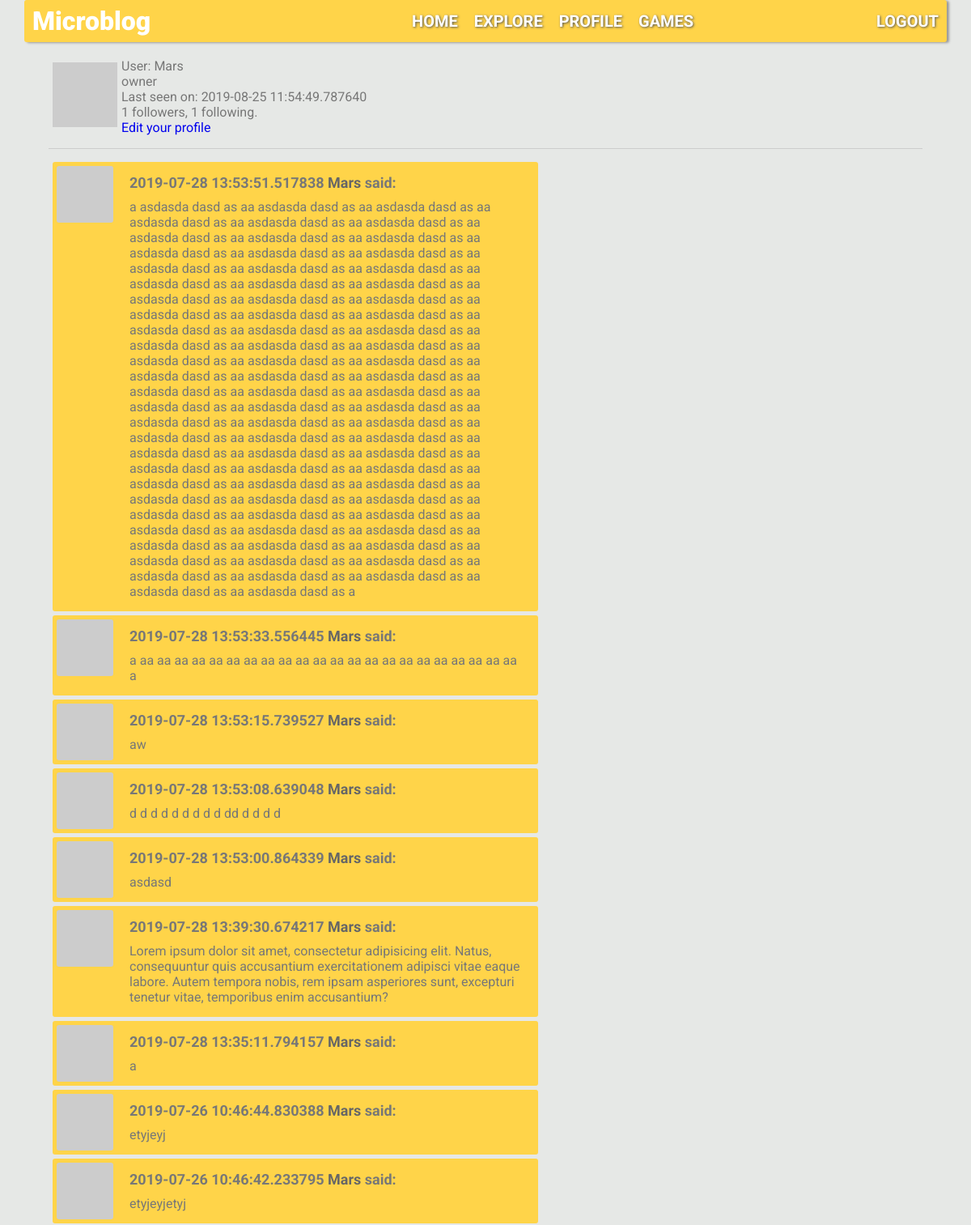
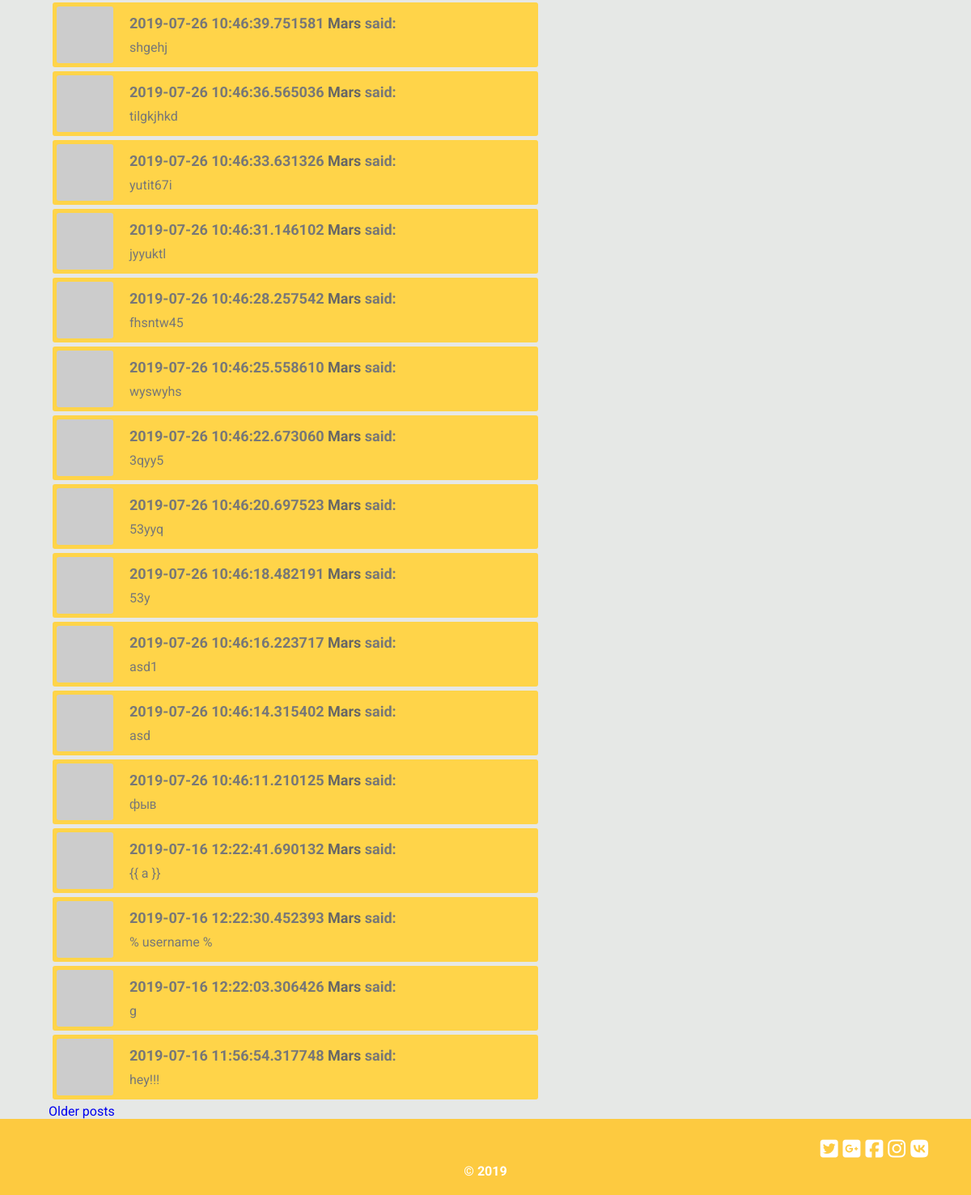
Page /user/Mars (signed in) on the committed database (2 pictures, top to bottom).
### app/models.py (models this page shows, shortened)
class User(UserMixin, db.Model):
    id = db.Column(db.Integer, primary_key=True)
    username = db.Column(db.String(64), index=True, unique=True)
    email = db.Column(db.String(120), index=True, unique=True)
    password_hash = db.Column(db.String(128))
    posts = db.relationship('Post', backref='author', lazy='dynamic')
    about_me = db.Column(db.String(140))
    last_seen = db.Column(db.DateTime, default=datetime.utcnow)
    followed = db.relationship(
        'User', secondary=followers,
        primaryjoin=(followers.c.follower_id == id),
        secondaryjoin=(followers.c.followed_id == id),
        backref=db.backref('followers', lazy='dynamic'), lazy='dynamic')
    def avatar(self, size):
        digest = md5(self.email.lower().encode('utf-8')).hexdigest()
        return 'https://www.gravatar.com/avatar/{}?d=identicon&s={}'.format(
            digest, size)

class Post(db.Model):
    id = db.Column(db.Integer, primary_key=True)
    body = db.Column(db.String(140))
    timestamp = db.Column(db.DateTime, index=True, default=datetime.utcnow)
    user_id = db.Column(db.Integer, db.ForeignKey('user.id'))

### app/routes.py (the view)
@app.route('/user/<username>')
@login_required
def user(username):
    user = User.query.filter_by(username=username).first_or_404()
    page = request.args.get('page', 1, type=int)
    posts = user.posts.order_by(Post.timestamp.desc()).paginate(
        page, app.config['POSTS_PER_PAGE'], False)
    next_url = url_for('user', username=user.username, page=posts.next_num) \
        if posts.has_next else None
    prev_url = url_for('user', username=user.username, page=posts.prev_num) \
        if posts.has_prev else None
    return render_template('user.html', user=user, posts=posts.items,
                           next_url=next_url, prev_url=prev_url)

### app/models.py (called while the page is built)
@login.user_loader
def load_user(id):
    return User.query.get(int(id))

### app/routes.py (called while the page is built)
@app.before_request
def before_request():
    if current_user.is_authenticated:
        current_user.last_seen = datetime.utcnow()
        db.session.commit()

### app/templates/user.html (shortened to what this page needs)
{% extends "base.html" %}
{% block content %}
    <link rel="stylesheet" href="../static/styles/user.css">
<div class="container">
    <div class="user">
            <div class="user__avatar">
                <img src="{{ user.avatar(128) }}">
            </div>
            <div class="user__info">
                <h1>User: {{ user.username }}</h1>
                {% if user.about_me %}<p>{{ user.about_me }}</p>{% endif %}
                {% if user.last_seen %}<p>Last seen on: {{ user.last_seen }}</p>{% endif %}
                <p>{{ user.followers.count() }} followers, {{ user.followed.count() }} following.</p>
                {% if user == current_user %}
                <p><a href="{{ url_for('edit_profile') }}">Edit your profile</a></p>
                {% elif not current_user.is_following(user) %}
                <p><a href="{{ url_for('follow', username=user.username) }}">Follow</a></p>
                {% else %}
                <p><a href="{{ url_for('unfollow', username=user.username) }}">Unfollow</a></p>
                {% endif %}
            </div>
    </div>
    <hr>
    {% for post in posts %}
        {% include '_post.html' %}
    {% endfor %}
    {% if next_url %}
    <a href="{{ next_url }}">Older posts</a>
    {% endif %}
</div>
{% endblock %}

### app/templates/_post.html
<link rel="stylesheet" href="{{ url_for('static', filename='styles/post.css') }}">
<div class="post">
            <a class="avatar" href="{{ url_for('user', username=post.author.username) }}">
                <img src="{{ post.author.avatar(70) }}" />
            </a>
        <div class="post__body">
            <div class="post__author">
                {{ post.timestamp }}
                <a  href="{{ url_for('user', username=post.author.username) }}">
                    {{ post.author.username }}
                </a>
                    said:
            </div>
            <div class="post__text">
                {{ post.body }}
            </div>
        </div>
</div>

### app/static/styles/style.css (style rules this page uses)
*, *:before, *:after { -webkit-box-sizing: border-box; -moz-box-sizing: border-box; box-sizing: border-box; margin-block-start: 0; margin-block-end: 0; }
body { background-color: #e6e8e6; }
.container { padding: 0 30px; }
a, a:visited, a:focus { text-decoration: none; color: ##4166CC; }

### app/static/styles/user.css (style rules this page uses)
.user { display: -webkit-flex; display: -moz-flex; display: -ms-flex; display: -o-flex; display: flex; -ms-align-items: flex-start; align-items: flex-start; }
.user__avatar { margin: 5px; display: inline-block; }
.user__info { display: inline-block; text-align: left; }

### app/static/styles/post.css (style rules this page uses)
.post { display: -webkit-flex; display: -moz-flex; display: -ms-flex; display: -o-flex; display: flex; flex-direction: row; margin: 5px; min-width: 500px; max-width: 600px; background-color: #ffd449; border-radius: 3px; text-align: left; }
.post .avatar { -ms-align-self: left-top; align-self: left-top; margin: 5px; min-width: 70px; max-width: 70px; height: 70px; max-height: 70px; }
.post .avatar img { border-radius: 3px; }
.post__body { padding: 15px; color: #777; }
.post__author { margin-bottom: 10px; font-weight: 700; font-size: 18px; }
.post__author a { text-decoration: none; color: #666; }

### rows in the picture
User: username "Mars", about_me "owner", last_seen "2019-08-25 11:54:49.787640"
Post: timestamp "2019-07-28 13:53:51.517838", author.username "Mars", body "a asdasda dasd as aa asdasda dasd as aa asdasda dasd as aa asdasda dasd as aa asdasda dasd as aa asdasda dasd as aa asdasda dasd as aa asdasda dasd as aa asdasda dasd as aa asdasda dasd as aa asdasda dasd as aa asdasda dasd as aa asdasda dasd as aa asdasda dasd as aa asdasda dasd as aa asdasda dasd as aa asdasda dasd as aa asdasda dasd as aa asdasda dasd as aa asdasda dasd as aa asdasda dasd as aa asdasda dasd as aa asdasda dasd as aa asdasda dasd as aa asdasda dasd as aa asdasda dasd as aa asdasda dasd as aa asdasda dasd as aa asdasda dasd as aa asdasda dasd as aa asdasda dasd as aa asdasda dasd as aa asdasda dasd as aa asdasda dasd as aa asdasda dasd as aa asdasda dasd as aa asdasda dasd…"
Post: timestamp "2019-07-28 13:53:33.556445", author.username "Mars", body "a aa aa aa aa aa aa aa aa aa aa aa aa aa aa aa aa aa aa aa aa aa aa a"
Post: timestamp "2019-07-28 13:53:15.739527", author.username "Mars", body "aw"
Post: timestamp "2019-07-28 13:53:08.639048", author.username "Mars", body "d d d d d d d d d dd d d d d"
Post: timestamp "2019-07-28 13:53:00.864339", author.username "Mars", body "asdasd"
Post: timestamp "2019-07-28 13:39:30.674217", author.username "Mars", body "Lorem ipsum dolor sit amet, consectetur adipisicing elit. Natus, consequuntur quis accusantium exercitationem adipisci vitae eaque labore. Autem tempora nobis, rem ipsam asperiores sunt, excepturi tenetur vitae, temporibus enim accusantium?"
Post: timestamp "2019-07-28 13:35:11.794157", author.username "Mars", body "a"
Post: timestamp "2019-07-26 10:46:44.830388", author.username "Mars", body "etyjeyj"
Post: timestamp "2019-07-26 10:46:42.233795", author.username "Mars", body "etyjeyjetyj"
Post: timestamp "2019-07-26 10:46:39.751581", author.username "Mars", body "shgehj"
Post: timestamp "2019-07-26 10:46:36.565036", author.username "Mars", body "tilgkjhkd"
Post: timestamp "2019-07-26 10:46:33.631326", author.username "Mars", body "yutit67i"
Post: timestamp "2019-07-26 10:46:31.146102", author.username "Mars", body "jyyuktl"
Post: timestamp "2019-07-26 10:46:28.257542", author.username "Mars", body "fhsntw45"
Post: timestamp "2019-07-26 10:46:25.558610", author.username "Mars", body "wyswyhs"
Post: timestamp "2019-07-26 10:46:22.673060", author.username "Mars", body "3qyy5"
Post: timestamp "2019-07-26 10:46:20.697523", author.username "Mars", body "53yyq"
Post: timestamp "2019-07-26 10:46:18.482191", author.username "Mars", body "53y"
Post: timestamp "2019-07-26 10:46:16.223717", author.username "Mars", body "asd1"
Post: timestamp "2019-07-26 10:46:14.315402", author.username "Mars", body "asd"
Post: timestamp "2019-07-26 10:46:11.210125", author.username "Mars", body "фыв"
Post: timestamp "2019-07-16 12:22:41.690132", author.username "Mars", body "{{ a }}"
Post: timestamp "2019-07-16 12:22:30.452393", author.username "Mars", body "% username %"
Post: timestamp "2019-07-16 12:22:03.306426", author.username "Mars", body "g"
Post: timestamp "2019-07-16 11:56:54.317748", author.username "Mars", body "hey!!!"

### other values in the picture
{{ user.followers.count() }} "1"
{{ user.followed.count() }} "1"
